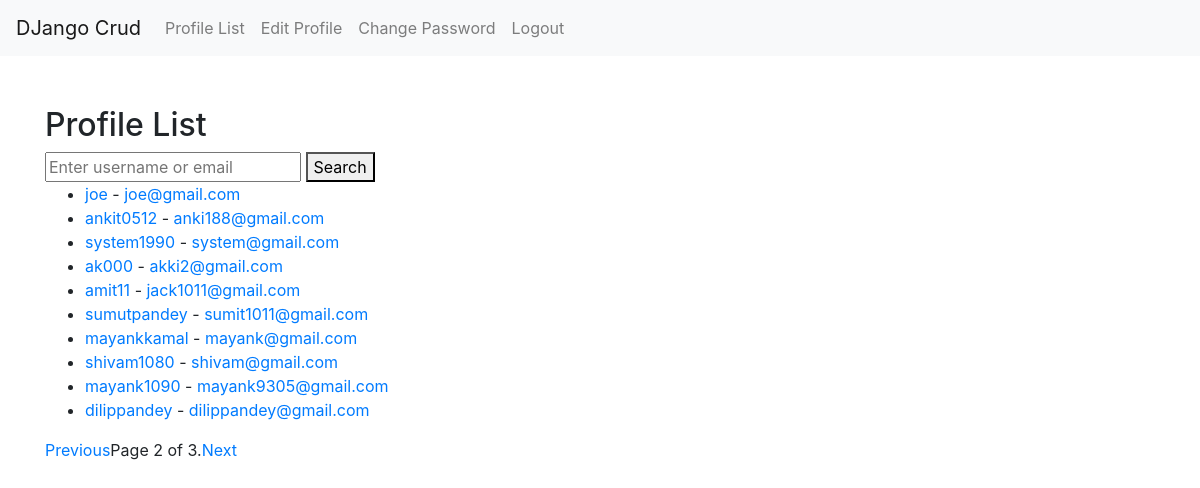
Screenshot of /profiles/?page=2 (signed in) with the database file from the repository.
### emp/models.py (models this page shows, shortened)
class CustomUser(AbstractUser):
    email = models.EmailField(unique=True)
    date_of_birth = models.DateField(null=True, blank=True)
    USERNAME_FIELD = 'email'
    REQUIRED_FIELDS = ['username']

### emp/views.py (the view)
# urls.py: path('profiles/', profile_list, name='profile_list'),
@login_required
def profile_list(request):
    queryset = CustomUser.objects.all()
    query = request.GET.get('q')
    if query:
        queryset = queryset.filter(Q(username__icontains=query) | Q(email__icontains=query))
    paginator = Paginator(queryset, 10)
    page_number = request.GET.get('page')
    page_obj = paginator.get_page(page_number)
    if query and not page_obj.object_list.exists():
        message = "No such user found."
    else:
        message = None
    return render(request, 'profile_list.html', {'page_obj': page_obj, 'query': query, 'message': message})

### emp/templates/profile_list.html (shortened to what this page needs)
{% extends "base_generic.html" %}
{% block content %}
  <h2>Profile List</h2>
  <form method="GET">
    <input type="text" name="q" placeholder="Enter username or email">
    <button type="submit">Search</button>
  </form>
  <ul>
    {% for user in page_obj %}
      <li>
        <a href="{% url 'user_detail' user.id %}">{{ user.username }}</a> -
        <a href="{% url 'user_detail' user.id %}">{{ user.email }}</a>
      </li>
    {% empty %}
      <li>No users found.</li>
    {% endfor %}
  </ul>
  <div class="pagination">
    {% with page_obj.has_previous as has_previous %}
      {% if has_previous %}
        <a href="?page={{ page_obj.previous_page_number }}">Previous</a>
      {% endif %}
    {% endwith %}
    <span class="current">
      Page {{ page_obj.number }} of {{ page_obj.paginator.num_pages }}.
    </span>
    {% with page_obj.has_next as has_next %}
      {% if has_next %}
        <a href="?page={{ page_obj.next_page_number }}">Next</a>
      {% endif %}
    {% endwith %}
  </div>
{% endblock %}

### rows the page displays
CustomUser: username "joe", email "joe@gmail.com"
CustomUser: username "ankit0512", email "anki188@gmail.com"
CustomUser: username "system1990", email "system@gmail.com"
CustomUser: username "ak000", email "akki2@gmail.com"
CustomUser: username "amit11", email "jack1011@gmail.com"
CustomUser: username "sumutpandey", email "sumit1011@gmail.com"
CustomUser: username "mayankkamal", email "mayank@gmail.com"
CustomUser: username "shivam1080", email "shivam@gmail.com"
CustomUser: username "mayank1090", email "mayank9305@gmail.com"
CustomUser: username "dilippandey", email "dilippandey@gmail.com"

### other values shown
{{ page_obj.number }} "2"
{{ page_obj.paginator.num_pages }} "3"
